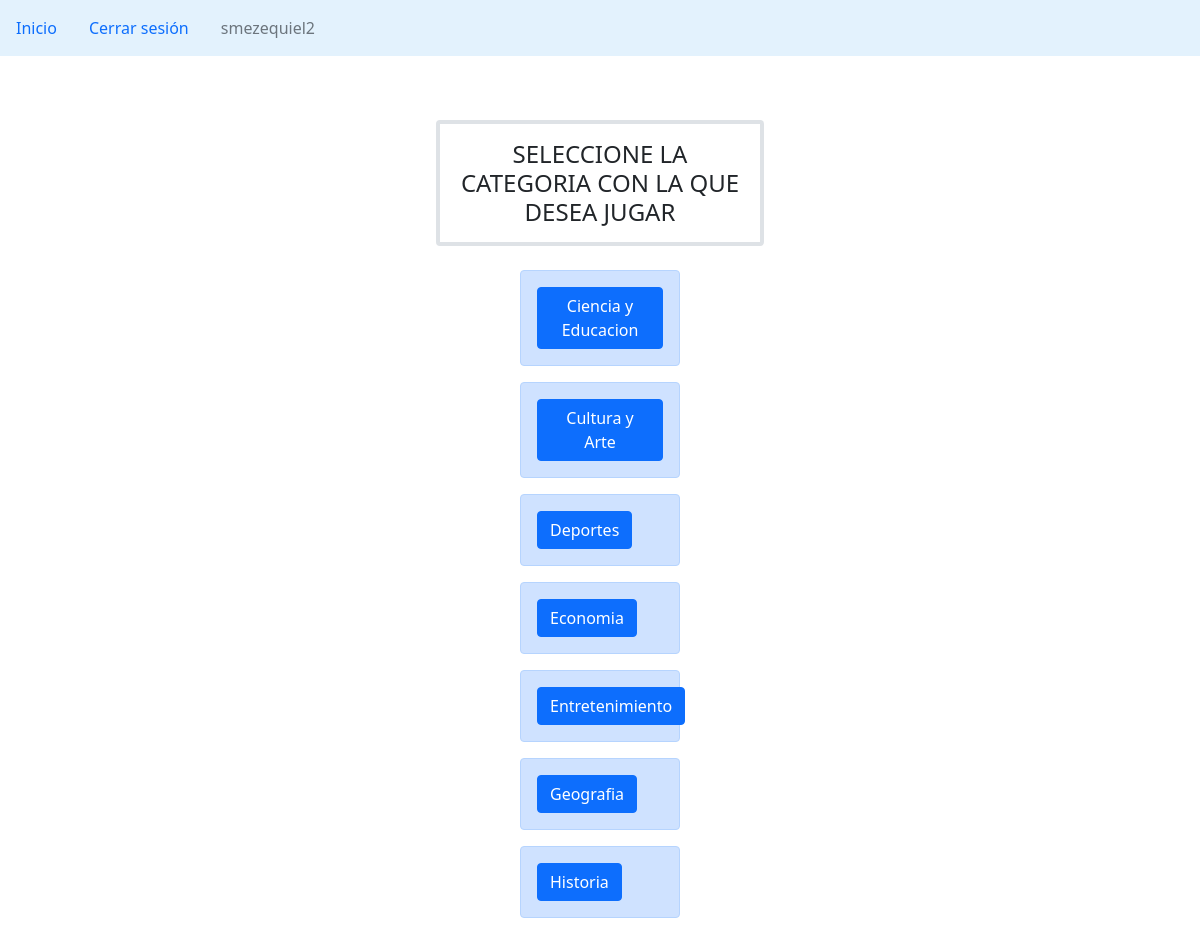
The app's page /juegote/categorias (signed in) with its own data.
### juegote/models.py (models this page shows, shortened)
class Categoria(models.Model):
    categoria = models.CharField(max_length=100)
    descripcion = models.CharField(max_length=800)

### juegote/views.py (the view)
# urls.py: path('categorias', views.elegir_categorias, name='categorias'),
@login_required(login_url='/login')
def elegir_categorias(request):
    categorias = Categoria.objects.all().order_by('categoria')
    agrupados = {
        'categorias': categorias
    }
    return render(request, 'juegote/categorias.html', {"categorias": categorias})

### templates/juegote/categorias.html (shortened to what this page needs)
{% extends "base.html" %}
{% block body %}
    <div class="row justify-content-md-center m-5">
        <h4>
            <center><div class="mb-3 col-lg-4">
                <div class="m-3 p-3 rounded border border-4">SELECCIONE LA CATEGORIA CON LA QUE DESEA JUGAR</div>
            </div></center>
        </h4>
        <div class="mb-3 col-lg-2">
                {% for categoria in categorias %}
            <div class="alert alert-primary" role="alert">
                <a class="btn btn-primary" href="{% url 'juegote:listar_preguntas' categoria.pk %}">{{categoria.categoria}}</a>
            </div>
                {% endfor %}
        </div>
    </div>
{% endblock %}

### templates/base.html (shortened to what this page needs)
{% load static %}
<html>
  <head>
  <link href="https://cdn.jsdelivr.net/npm/bootstrap@5.1.0/dist/css/bootstrap.min.css" rel="stylesheet"
>
</head>
  <body>
    <nav class="navbar navbar-light" style="background-color: #e3f2fd;">
      <ul class="nav justify-content-end">
        <li class="nav-item">
          <a class="nav-link active" aria-current="page" href="/">Inicio</a>
        </li>
        {% if request.user.username %}
          <li class="nav-item">
            <a class="nav-link" href="/logout"">Cerrar sesión</a>
          </li>
          <li class="nav-item">
            <a class="nav-link disabled" href="#" tabindex="-1" aria-disabled="true">{{request.user.username}}</a>
          </li>
        {% endif %}
      </ul>
    </nav>
    {% block body %}{% endblock %}
  </body>
</html>

### records on screen
Categoria: categoria "Ciencia y Educacion"
Categoria: categoria "Cultura y Arte"
Categoria: categoria "Deportes"
Categoria: categoria "Economia"
Categoria: categoria "Entretenimiento"
Categoria: categoria "Geografia"
Categoria: categoria "Historia"

### other values on screen
{{ request.user.username }} "smezequiel2"
